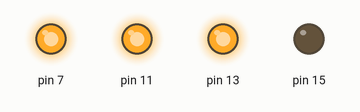
This program was run on a simulated Raspberry Pi (header pin numbers). Parts: output pins drawn as LEDs (lit = HIGH). At 1.0 s the program stops and its outputs stay as they are.

Above: at 0.1 s.
At 0.6 s:
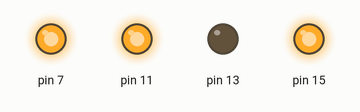
At 1.1 s:
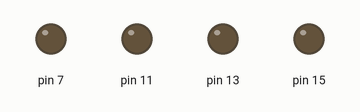
Timing chart, 0 to 2.5 s (numbered marks = the images above):
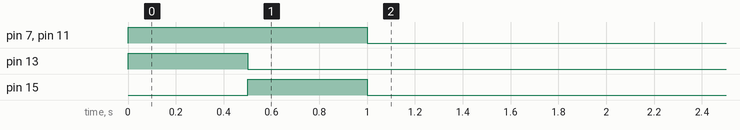

Measured:
- by itself, pin 7, pin 11: LOW → HIGH at 0.00 s, → LOW 1.0 s later
- by itself, pin 13: LOW → HIGH at 0.00 s, → LOW 0.50 s later
- by itself, pin 15: LOW → HIGH at 0.50 s, → LOW 0.50 s later

The program:

Controlling_GPIO.py
```python
import RPi.GPIO as gpio #importing package
import time #importing package


def init():
    gpio.setmode(gpio.BOARD)
    gpio.setup(7, gpio.OUT) #initializing pin in1 of motor driver
    gpio.setup(11, gpio.OUT) #initializing pin in2 of motor driver
    gpio.setup(13, gpio.OUT) #initializing pin in3 of motor driver
    gpio.setup(15, gpio.OUT) #initializing pin in4 of motor driver
    gpio.output(7, True) #setting pin 7 to True
    gpio.output(11, True) #setting pin 11 to True

def forward(tf):
    gpio.output(13, True)# Setting pin 13 to True
    gpio.output(15, False)
    time.sleep(tf)

def reverse(tf):
    gpio.output(13, False)
    gpio.output(15, True)
    time.sleep(tf)


init()
forward(0.5)
reverse(0.5)

gpio.cleanup()
```
